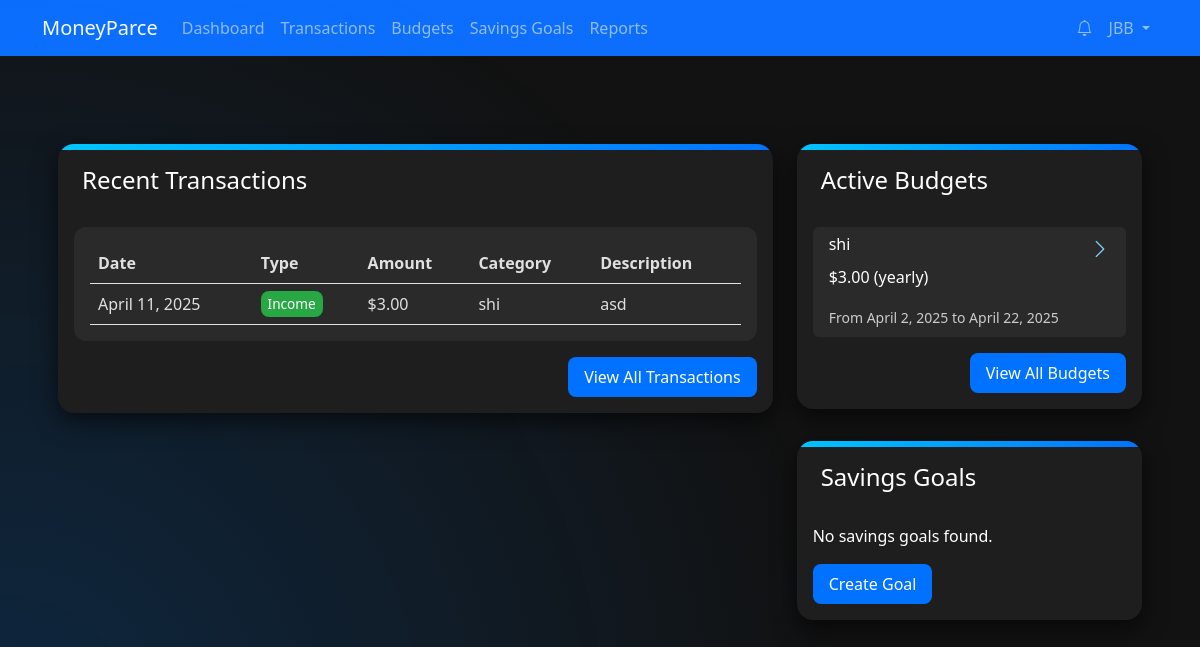
/ (signed in), run on an earlier commit of the app's database.
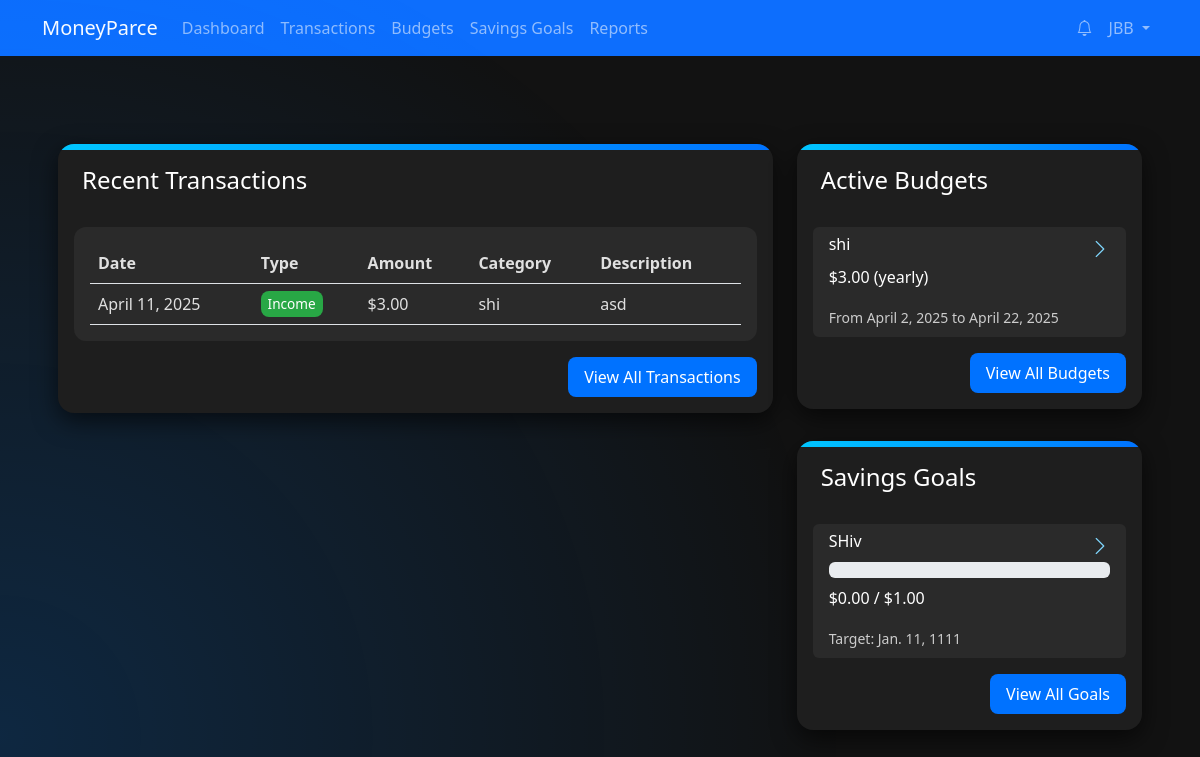
And on a later commit of the database.
### transactions/models.py (models this page shows, shortened)
class Transaction(models.Model):
    TRANSACTION_TYPES = (
        ('income', 'Income'),
        ('expense', 'Expense'),
    )
    user = models.ForeignKey(settings.AUTH_USER_MODEL, on_delete=models.CASCADE)
    amount = models.DecimalField(max_digits=10, decimal_places=2)
    transaction_type = models.CharField(max_length=10, choices=TRANSACTION_TYPES)
    category = models.ForeignKey(Category, on_delete=models.SET_NULL, null=True)
    description = models.TextField(blank=True)
    date = models.DateField()
    is_recurring = models.BooleanField(default=False)
    recurring_frequency = models.CharField(
        max_length=20,
        choices=[
            ('daily', 'Daily'),
            ('weekly', 'Weekly'),
            ('monthly', 'Monthly'),
            ('yearly', 'Yearly')
        ],
        null=True,
        blank=True
    )
    created_at = models.DateTimeField(auto_now_add=True)
    updated_at = models.DateTimeField(auto_now=True)
    class Meta:
        ordering = ['-date', '-created_at']

class Category(models.Model):
    name = models.CharField(max_length=100)
    description = models.TextField(blank=True)
    created_by = models.ForeignKey(settings.AUTH_USER_MODEL, on_delete=models.CASCADE)
    created_at = models.DateTimeField(auto_now_add=True)
    class Meta:
        verbose_name_plural = 'Categories'
        unique_together = ['name', 'created_by']

### budgets/models.py (models this page shows, shortened)
class Budget(models.Model):
    PERIOD_CHOICES = (
        ('daily', 'Daily'),
        ('weekly', 'Weekly'),
        ('monthly', 'Monthly'),
        ('yearly', 'Yearly'),
    )
    user = models.ForeignKey(settings.AUTH_USER_MODEL, on_delete=models.CASCADE)
    category = models.ForeignKey(Category, on_delete=models.CASCADE)
    amount = models.DecimalField(max_digits=10, decimal_places=2)
    period = models.CharField(max_length=10, choices=PERIOD_CHOICES, default='monthly')
    start_date = models.DateField()
    end_date = models.DateField(null=True, blank=True)
    is_active = models.BooleanField(default=True)
    created_at = models.DateTimeField(auto_now_add=True)
    updated_at = models.DateTimeField(auto_now=True)
    class Meta:
        unique_together = ['user', 'category', 'period', 'start_date']

class SavingsGoal(models.Model):
    user = models.ForeignKey(settings.AUTH_USER_MODEL, on_delete=models.CASCADE)
    name = models.CharField(max_length=100)
    target_amount = models.DecimalField(max_digits=10, decimal_places=2)
    current_amount = models.DecimalField(max_digits=10, decimal_places=2, default=0)
    target_date = models.DateField()
    is_completed = models.BooleanField(default=False)
    created_at = models.DateTimeField(auto_now_add=True)
    updated_at = models.DateTimeField(auto_now=True)

### users/views.py (the view)
# urls.py: path('', views.dashboard, name='dashboard'),
@login_required
def dashboard(request):
    recent_transactions = Transaction.objects.filter(user=request.user).order_by('-date')[:5]
    active_budgets = Budget.objects.filter(user=request.user, is_active=True)
    savings_goals = SavingsGoal.objects.filter(user=request.user, is_completed=False)
    context = {
        'recent_transactions': recent_transactions,
        'active_budgets': active_budgets,
        'savings_goals': savings_goals,
    }
    return render(request, 'users/dashboard.html', context)

### users/templatetags/custom_filters.py (called while the page is built)
@register.filter
def div(value, arg):
    try:
        return float(value) / float(arg)
    except (ValueError, ZeroDivisionError):
        return 0

@register.filter
def mul(value, arg):
    try:
        return float(value) * float(arg)
    except (ValueError, TypeError):
        return 0

### templates/users/dashboard.html (shortened to what the changed rows need)
{% extends 'base.html' %}
{% load custom_filters %}
{% block content %}
  <div class="dashboard-container container-fluid">
    <div class="row">
      <div class="col-md-8">
        <div class="card">
          <div class="card-body">
            {% if recent_transactions %}
              <div class="table-responsive">
                <table class="table table-hover mb-0">
                  <thead>
                    <tr>
                      <th>Date</th>
                      <th>Type</th>
                      <th>Amount</th>
                      <th>Category</th>
                      <th>Description</th>
                    </tr>
                  </thead>
                  <tbody>
                    {% for t in recent_transactions %}
                    <tr>
                      <td>{{ t.date }}</td>
                      <td>
                        <span class="{% if t.transaction_type == 'income' %}badge-income{% else %}badge-expense{% endif %}">
                          {{ t.get_transaction_type_display }}
                        </span>
                      </td>
                      <td>${{ t.amount }}</td>
                      <td>{{ t.category.name|default:"-" }}</td>
                      <td>{{ t.description|truncatechars:30 }}</td>
                    </tr>
                    {% endfor %}
                  </tbody>
                </table>
              </div>
            {% else %}
              <p>No recent transactions found.</p>
              <a href="{% url 'transaction_create' %}" class="btn btn-primary">Add Transaction</a>
            {% endif %}
          </div>
        </div>
      </div>
      <div class="col-md-4">
        <div class="card">
          <div class="card-body">
            {% if active_budgets %}
              <div class="list-group">
                {% for b in active_budgets %}
                <div class="list-group-item">
                  <div class="d-flex w-100 justify-content-between">
                    <h6>{{ b.category.name }}</h6><i class="bi bi-chevron-right"></i>
                  </div>
                  <p>${{ b.amount }} ({{ b.period }})</p>
                  <small>From {{ b.start_date }} to {{ b.end_date|default:"ongoing" }}</small>
                </div>
                {% endfor %}
              </div>
            {% else %}
              <p>No active budgets found.</p>
              <a href="{% url 'budget_create' %}" class="btn btn-primary">Create Budget</a>
            {% endif %}
          </div>
        </div>
        <div class="card">
          <div class="card-body">
            {% if savings_goals %}
              <div class="list-group">
                {% for g in savings_goals %}
                <div class="list-group-item">
                  <div class="d-flex w-100 justify-content-between">
                    <h6>{{ g.name }}</h6><i class="bi bi-chevron-right"></i>
                  </div>
                  <div class="progress mb-2">
                  </div>
                  <p>${{ g.current_amount }} / ${{ g.target_amount }}</p>
                  <small>Target: {{ g.target_date }}</small>
                </div>
                {% endfor %}
              </div>
              <div class="text-end">
                <a href="{% url 'savings_goals' %}" class="btn btn-primary">View All Goals</a>
              </div>
            {% else %}
              <p>No savings goals found.</p>
              <a href="{% url 'savings_goal_create' %}" class="btn btn-primary">Create Goal</a>
            {% endif %}
          </div>
        </div>
      </div>
    </div>
  </div>
{% endblock %}

What changed in the data, as far as the page shows it:
added SavingsGoal: name "SHiv", current_amount "0.00", target_amount "1.00", target_date "Jan. 11, 1111"
Also different on the page:
text no longer shown: "No savings goals found. Create Goal"
text now shown: "View All Goals"
